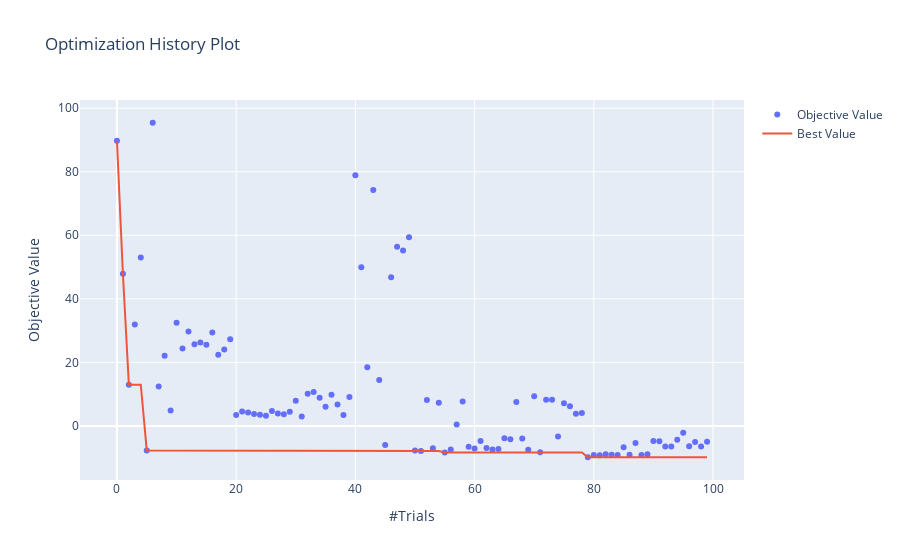

Source (notebook cell):
### Code cell
# 10個ずつ10回聞いたのでトライアル合計数としては100個分となる
# 割と1回の問い合わせバッチの中身が偏っている印象を受けるがアルゴリズムの選択を変えると挙動が変わるのかもしれない
plot_optimization_history(study)
